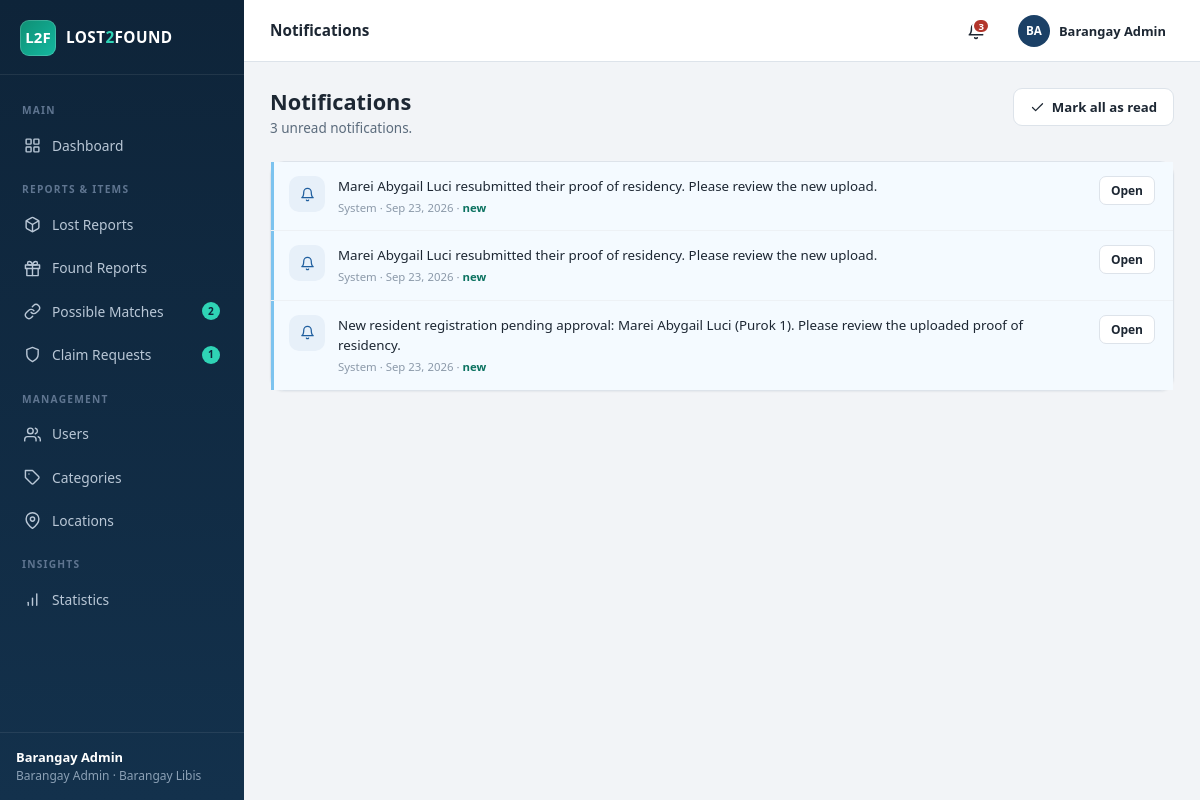
The app's page /resident/notifications.php (signed in) with its own data.
### tables this page shows
CREATE TABLE IF NOT EXISTS notifications (
  id         INT AUTO_INCREMENT PRIMARY KEY,
  user_id    INT NOT NULL,
  message    VARCHAR(255) NOT NULL,
  type       ENUM('match','claim','status','system') DEFAULT 'system',
  link       VARCHAR(150) DEFAULT NULL,
  is_read    TINYINT(1) DEFAULT 0,
  created_at TIMESTAMP DEFAULT CURRENT_TIMESTAMP,
  FOREIGN KEY (user_id) REFERENCES users(id) ON DELETE CASCADE
);

### config/db.php (called while the page is built, shortened)
<?php
function get_db(): PDO {
    static $pdo = null;
    if ($pdo === null) {
        $dsn = 'mysql:host=' . DB_HOST . ';dbname=' . DB_NAME . ';charset=utf8mb4';
        try {
            $pdo = new PDO($dsn, DB_USER, DB_PASS, [
                PDO::ATTR_ERRMODE            => PDO::ERRMODE_EXCEPTION,
                PDO::ATTR_DEFAULT_FETCH_MODE => PDO::FETCH_ASSOC,
                PDO::ATTR_EMULATE_PREPARES   => false,
            ]);
        } catch (PDOException $e) {
            http_response_code(500);
            echo '<div style="font-family:Segoe UI,Arial,sans-serif;max-width:640px;margin:60px auto;padding:24px;border:1px solid #e5e9ef;border-radius:12px">'
               . '<h2 style="margin:0 0 8px;color:#b3261e">Database connection failed</h2>'
               . '<p style="color:#555">' . htmlspecialchars($e->getMessage()) . '</p>'
               . '<p style="color:#555">Make sure MySQL is running in XAMPP, then import the file '
               . '<strong>database/lost2found.sql</strong> via phpMyAdmin '
               . '(<a href="http://localhost/phpmyadmin"><strong>localhost/phpmyadmin</strong></a>).</p>'
               . '</div>';
            exit;
        }
    }
    return $pdo;
}

### resident/notifications.php (the view, shortened to what this page needs)
<?php
require_once __DIR__ . '/../config/config.php';
$uid = (int)$_SESSION['user']['id'];
$db  = get_db();
$notifs = $db->prepare('SELECT * FROM notifications WHERE user_id = ? ORDER BY created_at DESC');
$notifs->execute([$uid]);
$notifs = $notifs->fetchAll();
require __DIR__ . '/../includes/header.php';
?>
<div class="page-head">
  <div>
    <h1>Notifications</h1>
    <p><?= $unread > 0 ? $unread . ' unread notification' . ($unread === 1 ? '' : 's') . '.' : 'You are all caught up.' ?></p>
  </div>
  <?php if ($unread > 0): ?>
    <a class="btn btn-outline" href="<?= base_url('resident/notifications.php?mark_all=1&csrf=' . csrf_token()) ?>">
      <?= icon('check', 'i i-sm') ?> Mark all as read
    </a>
  <?php endif; ?>
</div>
<div class="card">
  <?php if (!$notifs): ?>
    <div class="empty">
      <?= icon('bell', 'i') ?>
      <h3>Nothing here yet</h3>
      <p>Match alerts, claim updates, and report status changes will appear here.</p>
    </div>
  <?php else: ?>
    <?php foreach ($notifs as $n): [$ni, $nc] = notif_icon($n['type']); ?>
      <div class="notif <?= (int)$n['is_read'] === 0 ? 'unread' : '' ?>">
        <div class="notif-ico <?= $nc ?>"><?= icon($ni, 'i i-sm') ?></div>
        <div style="flex:1;min-width:0">
          <p><?= e($n['message']) ?></p>
          <div class="when">
            <?= e(ucfirst($n['type'])) ?> · <?= time_ago($n['created_at']) ?>
            <?= (int)$n['is_read'] === 0 ? ' · <strong style="color:var(--teal-dark)">new</strong>' : '' ?>
          </div>
        </div>
        <div class="actions">
          <?php if ($n['link']): ?>
            <a class="btn btn-outline btn-sm"
               href="<?= base_url('resident/notifications.php?read=' . (int)$n['id'] . '&goto=' . rawurlencode((string)$n['link'])) ?>">
              Open
            </a>
          <?php elseif ((int)$n['is_read'] === 0): ?>
            <a class="btn btn-ghost btn-sm"
               href="<?= base_url('resident/notifications.php?read=' . (int)$n['id']) ?>">Mark read</a>
          <?php endif; ?>
        </div>
      </div>
    <?php endforeach; ?>
  <?php endif; ?>
</div>
<?php require __DIR__ . '/../includes/footer.php'; ?>

### config/config.php (shortened to what this page needs)
<?php
require_once __DIR__ . '/db.php';
function base_url(string $path = ''): string {
    $script = str_replace('\\', '/', dirname($_SERVER['SCRIPT_NAME'] ?? '/'));
    $known  = ['admin', 'resident', 'auth', 'public', 'config'];
    foreach ($known as $seg) {
        $pos = strrpos($script, '/' . $seg);
        if ($pos !== false) {
            $script = substr($script, 0, $pos);
            break;
        }
    }
    return rtrim($script, '/') . '/' . ltrim($path, '/');
}
function e(?string $value): string {
    return htmlspecialchars((string)$value, ENT_QUOTES, 'UTF-8');
}
function is_logged_in(): bool {
    return isset($_SESSION['user']);
}
function csrf_token(): string {
    return $_SESSION['csrf'];
}
function icon(string $name, string $class = 'i'): string {
    return '<svg class="' . e($class) . '" viewBox="0 0 24 24" aria-hidden="true">' . ($icons[$name] ?? '') . '</svg>';
}
function time_ago(?string $datetime): string {
    $ts  = strtotime($datetime);
    $now = time();
    $diff = $now - $ts;
    return date('M j, Y', $ts);
}
function unread_notifications(): int {
    static $count = null;
    if ($count === null) {
        $stmt = get_db()->prepare(
            'SELECT COUNT(*) FROM notifications WHERE user_id = ? AND is_read = 0'
        );
        $stmt->execute([$_SESSION['user']['id']]);
        $count = (int)$stmt->fetchColumn();
    }
    return $count;
}

### assets/css/style.css (style rules this page uses)
:root { --navy-900: #0e2439; --navy-800: #13314c; --navy-700: #1b4066; --teal: #0e8f74; --teal-dark: #0b7260; --teal-soft: #e3f4f0; --sky-50: #f4faff; --sky-100: #e6f4fe; --sky-200: #cfeafd; --sky-300: #a9d8f7; --sky-400: #7cc3ef; --sky-500: #4fade2; --sky-600: #2374a6; --sky-700: #1a5c87; --sky-800: #123f60; --primary: #1b4066; --primary-dark: #13314c; --primary-soft: #e8eef5; --danger: #b3362c; --danger-soft: #f9e9e7; --warn: #a05e03; --warn-soft: #fdf3e0; --success: #147a52; --success-soft: #e4f4ec; --info: #1f5e9e; --info-soft: #e7f0f9; --purple: #5b3e8e; --purple-soft: #efe9f9; --bg: #f2f4f7; --surface: #ffffff; --border: #dde3ea; --text: #1d2733; --text-soft: #5b6b7c; --text-faint: #8b99a9; --radius: 10px; --radius-lg: 14px; --shadow-sm: 0 1px 2px rgba(16, 32, 51, .06); --shadow: 0 4px 16px rgba(16, 32, 51, .08); --shadow-lg: 0 12px 40px rgba(16, 32, 51, .16); --font: "Segoe UI", system-ui, -apple-system, Roboto, "Helvetica Neue", Arial, sans-serif; }
* { margin: 0; padding: 0; box-sizing: border-box; }
html { font-size: 15px; }
body { font-family: var(--font); background: var(--bg); color: var(--text); line-height: 1.55; -webkit-font-smoothing: antialiased; }
a { color: var(--primary); text-decoration: none; }
h1, h2, h3, h4 { font-weight: 700; line-height: 1.25; color: var(--text); }
h1 { font-size: 1.45rem; }
.i { width: 18px; height: 18px; flex-shrink: 0; stroke: currentColor; fill: none; stroke-width: 2; stroke-linecap: round; stroke-linejoin: round; }
.i-sm { width: 15px; height: 15px; }
.nav .i { width: 17px; height: 17px; }
.page-head { display: flex; align-items: flex-start; justify-content: space-between; gap: 16px; margin-bottom: 22px; flex-wrap: wrap; }
.page-head p { color: var(--text-soft); font-size: .9rem; margin-top: 3px; }
.card { background: var(--surface); border: 1px solid var(--border); border-radius: var(--radius-lg); box-shadow: var(--shadow-sm); }
.bg-info { background: var(--info-soft); color: var(--info); }
.btn { display: inline-flex; align-items: center; justify-content: center; gap: 7px; padding: 9px 16px; border-radius: 9px; border: 1px solid transparent; font: 600 .88rem var(--font); cursor: pointer; text-decoration: none; transition: background .15s ease, border-color .15s ease, box-shadow .15s ease; white-space: nowrap; }
.btn-outline { background: var(--surface); border-color: var(--border); color: var(--text); }
.btn-sm { padding: 5px 11px; font-size: .8rem; border-radius: 7px; }
.actions { display: flex; gap: 6px; }
.notif { display: flex; gap: 13px; padding: 14px 18px; border-bottom: 1px solid #edf1f5; align-items: flex-start; }
.notif:last-child { border-bottom: 0; }
.notif.unread { background: var(--sky-50); box-shadow: inset 3px 0 0 var(--sky-400); }
.notif-ico { width: 36px; height: 36px; border-radius: 10px; display: grid; place-items: center; flex-shrink: 0; }
.notif p { font-size: .89rem; }
.notif .when { font-size: .76rem; color: var(--text-faint); margin-top: 2px; }

### records on screen
notifications: message "Marei Abygail Luci resubmitted their proof of residency. Please review the new upload.", type "System", created_at "Sep 23, 2026", is_read "new"
notifications: message "Marei Abygail Luci resubmitted their proof of residency. Please review the new upload.", type "System", created_at "Sep 23, 2026", is_read "new"
notifications: message "New resident registration pending approval: Marei Abygail Luci (Purok 1). Please review the uploaded proof of residency.", type "System", created_at "Sep 23, 2026", is_read "new"

### other values on screen
$section "MAIN"
$label "Dashboard"
$section "REPORTS & ITEMS"
$label "Lost Reports"
$label "Found Reports"
$label "Possible Matches"
$count "2"
$label "Claim Requests"
$count "1"
$section "MANAGEMENT"
$label "Users"
$label "Categories"
$label "Locations"
$section "INSIGHTS"
$label "Statistics"
